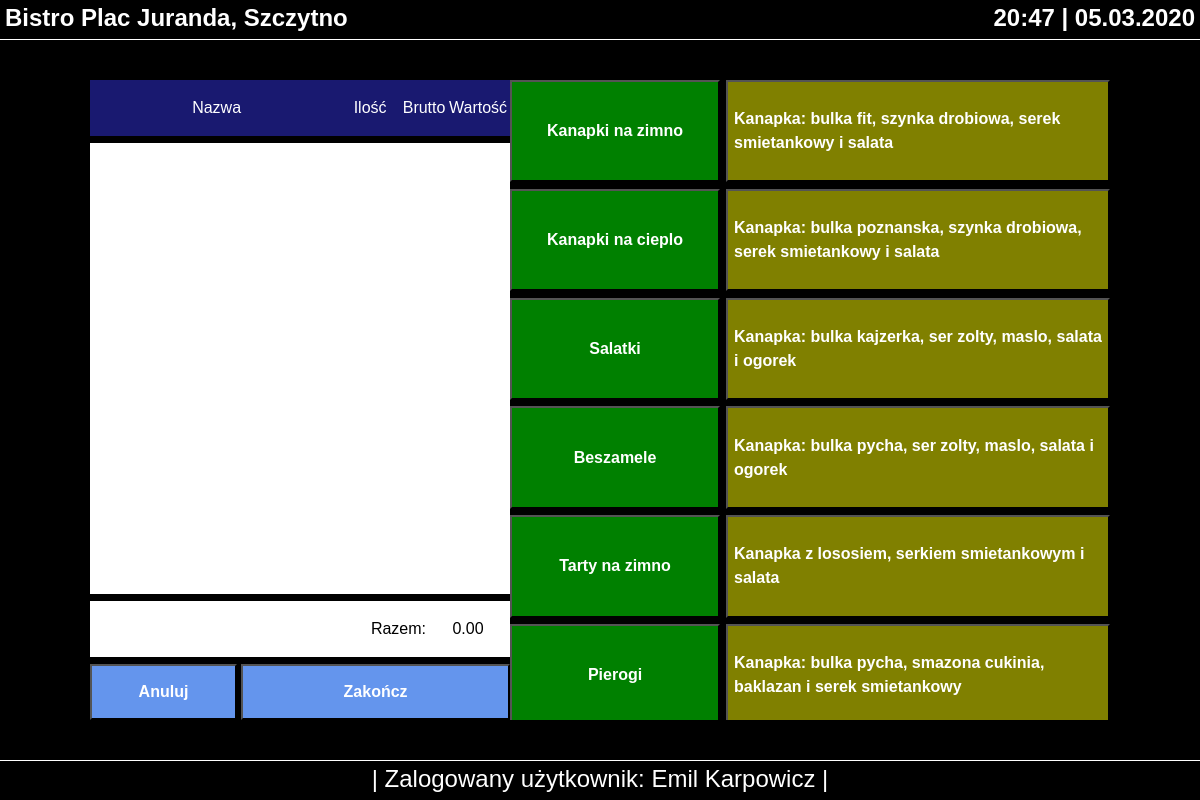
/bistro/panel_transakcji (signed in), run on the app's committed database.
### BistroManagementToolApp/models.py (models this page shows, shortened)
class ProductGroup(models.Model):
    date_created = models.DateTimeField(null=True)
    name = models.CharField(max_length=255)
    type = models.ForeignKey(ProductType,on_delete=models.CASCADE,related_name='groups')

class Product(models.Model):
    ext_id = models.CharField(max_length=10,unique=True)
    date_created = models.DateTimeField(null=True)
    status = models.BooleanField(default=True)
    type = models.ForeignKey(ProductType,on_delete=models.CASCADE,related_name='products')
    group = models.ForeignKey(ProductGroup,on_delete=models.CASCADE,related_name='products')
    vat_rate = models.DecimalField(max_digits=10,decimal_places=2)
    name = models.CharField(max_length=255)
    ingredients = models.ManyToManyField(Ingredient,related_name='products',through='IngredientsInProduct')
    monthly_potential = models.DecimalField(max_digits=10,decimal_places=2,default='0.00')
    share_in_sales = models.DecimalField(max_digits=10,decimal_places=2,default='0.00')
    brutto_price = models.DecimalField(max_digits=10,decimal_places=2,default='0.00')
    netto_price = models.DecimalField(max_digits=10,decimal_places=2,default='0.00')
    unit_cost = models.DecimalField(max_digits=10,decimal_places=6,default='0.00')
    food_cost = models.DecimalField(max_digits=10,decimal_places=2,default='0.00')
    unit_margin = models.DecimalField(max_digits=10,decimal_places=6,default='0.00')
    product_margin = models.DecimalField(max_digits=10,decimal_places=2,default='0.00')
    total_income = models.DecimalField(max_digits=10,decimal_places=2,default='0.00')
    total_cost = models.DecimalField(max_digits=10,decimal_places=6,default='0.00')
    total_profit = models.DecimalField(max_digits=10,decimal_places=6,default='0.00')
    vat_paid = models.DecimalField(max_digits=10,decimal_places=2,default='0.00')
    vat_due = models.DecimalField(max_digits=10,decimal_places=2,default='0.00')

### BistroManagementToolApp/views.py (the view)
@login_required
def panel_transakcji(request):
    product_groups = ProductGroup.objects.all()
    product_items = Product.objects.all()
    my_dict = {'product_groups':product_groups,'product_items':product_items}
    return render(request, 'BistroManagementToolApp/panel_transakcji.html', context=my_dict)

### templates/BistroManagementToolApp/panel_transakcji.html (shortened to what this page needs)
<!DOCTYPE html>
{% extends "BistroManagementToolApp/base.html" %}
{% load static %}
{% block own_css_block %}
    <link rel="stylesheet" href={% static "css/BistroManagementToolApp/styles_main.css" %}>
    <link rel="stylesheet" href={% static "css/BistroManagementToolApp/styles_transaction_page.css" %}>
{% endblock %}
{% block body_block %}
    <div class="transaction_window">
        <div class="transction_window_header">
            <div id="header_nazwa" class="header_item">Nazwa</div>
            <div id="header_ilosc" class="header_item">Ilość</div>
            <div id="header_brutto" class="header_item">Brutto</div>
            <div id="header_total" class="header_item">Wartość</div>
        </div>
        <div class="transction_window_main disable-scrollbars">
        </div>
        <div class="transaction_window_summary">
            <div id="summary_label" class="summary_item">Razem:</div>
            <div id="summary_amount" class="summary_item">0.00</div>
        </div>
        <div id="twf_one" class="transction_window_footer">
            <button id="fi_anuluj" class="footer_item" onclick ="location.href='{% url 'BistroManagementToolApp:panel_sprzedawcy' %}'"><strong>Anuluj</strong></button>
            <button id="fi_zakoncz" class="footer_item" onclick ="location.href='{% url 'BistroManagementToolApp:panel_sprzedawcy' %}'" ><strong>Zakończ</strong></button>
        </div>
    </div>
    <div class="transaction_offer">
        <div class="product_groups disable-scrollbars">
            {% if product_groups %}
                {% for group in product_groups %}
                <button id="pg{{ group.id }}" class="group_item"><strong>{{ group.name }}</strong></button>
                {% endfor %}
            {% else %}
                <p>Brak grup produktowych do wyświetlenia</p>
            {% endif %}
        </div>
        <div class="product_items disable-scrollbars">
            {% if product_items %}
                {% for product in product_items %}
                    <button id="{{ product.name }}" class="product_item pg{{ product.group.id}}" data-product_ext_id="{{ product.ext_id }}" data-product_name="{{ product.name }}" data-product_brutto_price="{{ product.brutto_price }}"><strong>{{ product.name }}</strong></button>
                {% endfor %}
            {% else %}
                <p>Brak produktów do wyświetlenia</p>
            {% endif %}
        </div>
        </div>
    </div>
{% endblock %}

### templates/BistroManagementToolApp/base.html (shortened to what this page needs)
<!DOCTYPE html>
<html lang="en">
{% load static %}
<head>
    <link rel="stylesheet" href="https://stackpath.bootstrapcdn.com/bootstrap/4.4.1/css/bootstrap.min.css">
    {% block own_css_block %}
    {% endblock %}
</head>
<body>
        <div class="header-container">
           <p id="p_name"><strong>Bistro Plac Juranda, Szczytno</strong></p>
           <p id="p_date"><strong>20:47 | 05.03.2020</strong></p>
        </div>
        <div class="body-container">
            {% block body_block %}
            {% endblock %}
        <div class="footer-container">
            {% if user.is_authenticated %}
            <p id="full_footer"> | Zalogowany użytkownik: {{ user.first_name}} {{ user.last_name }} |</p>
            {% else %}
            <p id="short_footer">| Wybierz użytkownika i wpisz PIN |</p>
            <p id="full_footer">  | Wybierz użytkownika i wpisz PIN aby się zalogować | </p>
            {% endif %}
        </div>
</body>
</html>

### static/css/BistroManagementToolApp/styles_main.css (style rules this page uses)
* { box-sizing: border-box; }
html { width:100%; height:100%; overflow: hidden; margin: 0; }
body { display: flex; flex-direction: column; width:inherit; height:inherit; justify-content: center; align-items: center; font-family: Arial; color: white; background-color: white; margin:0; overflow: hidden; }
button { color:white; }
.header-container { display: flex; flex-direction:row; height:5vh; width: 100%; justify-content: center; align-content: center; padding-left: 5px; padding-right: 5px; border-bottom: solid white 1px; background-color: black; font-size:3vh; }
.footer-container { display: flex; flex-direction:row; height:5vh; width: 100%; justify-content: center; align-content: center; padding-left: 5px; padding-right: 5px; border-top: solid white 1px; background-color: black; font-size:3vh; }
#full_footer { display: none }
.body-container { display: flex; flex-direction: column; height: 90vh; width: 100%; justify-content: center; align-items: center; background-color: black; }
#p_date { display: none }
@media only screen and (min-width: 600px) and (orientation:landscape) { .body-container { flex-direction: row; } }
@media only screen and (min-width: 600px) and (orientation:landscape) { .header-container { justify-content: space-between; } }
@media only screen and (min-width: 600px) and (orientation:landscape) { #full_footer { display: inherit } }
@media only screen and (min-width: 600px) and (orientation:landscape) { #p_date { display: inherit } }

### data on the page
ProductGroup: name "Kanapki na zimno"
ProductGroup: name "Kanapki na cieplo"
ProductGroup: name "Salatki"
ProductGroup: name "Beszamele"
ProductGroup: name "Tarty na zimno"
ProductGroup: name "Pierogi"
Product: name "Kanapka: bulka fit, szynka drobiowa, serek smietankowy i salata"
Product: name "Kanapka: bulka poznanska, szynka drobiowa, serek smietankowy i salata"
Product: name "Kanapka: bulka kajzerka, ser zolty, maslo, salata i ogorek"
Product: name "Kanapka: bulka pycha, ser zolty, maslo, salata i ogorek"
Product: name "Kanapka z lososiem, serkiem smietankowym i salata"
Product: name "Kanapka: bulka pycha, smazona cukinia, baklazan i serek smietankowy"

### other printed values
{{ user.first_name }} "Emil"
{{ user.last_name }} "Karpowicz"
